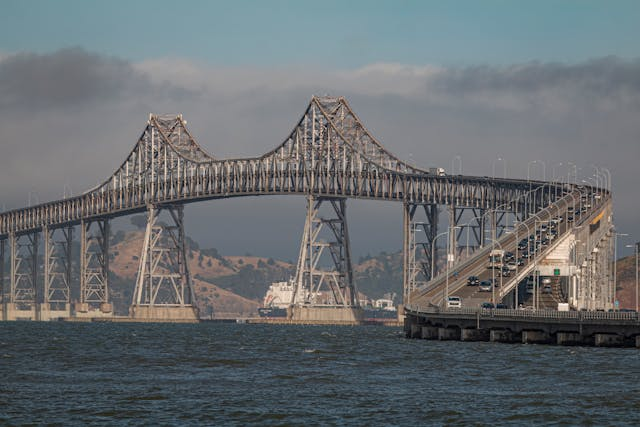
#> input picture data/pexels-bridge.jpg, 640 x 427 px
$ jupyter execute '4 image segmentation with Watershed Algorithm.ipynb'
#> lines starting #> are read from the running program, lines starting #| are printed output that depends on the picture; after the words box and inside, x2 and y2 are one past the last pixel; in counts of white or black regions, pixels touching at a corner belong together
<p style="font-family:Roboto; font-size: 28px; color: magenta"> Python for OpenCV: Image Segmentation with Watershed Algorithm</p>

[cell 1]
'''Image segmentation is a fundamental computer vision task that involves partitioning an image
into meaningful and semantically homogeneous regions'''
'''The Watershed Algorithm is a classical image segmentation technique that is based on the concept of watershed transformation.'''

<p style="font-family:consolas; font-size: 24px; color: orange"> Key Concepts of the Watershed algorithm:</p>

<p style="font-family:consolas; font-size: 24px; color: orange"> 1. Marker placement: The first step is to place markers on the local minima</p>

<p style="font-family:consolas; font-size: 24px; color: orange"> 2. Flooding: The algorithm then floods the image with different colors, starting from the markers</p>

<p style="font-family:consolas; font-size: 24px; color: orange"> 3. Catchment basin formation: As the color spreads, the catchment basins are gradually filled, creating a segmentation of the image</p>

<p style="font-family:consolas; font-size: 24px; color: orange"> 4. Boundary identification: The watershed algorithm uses the boundaries between the different colored regions to identify the objects or regions in the image</p>

<p style="font-family:Roboto; font-size: 22px; color: orange; text-decoration-line: overline; "> Part: _Important types of blurring:</p>

[cell 2]
import cv2
import numpy as np
from matplotlib import pyplot as plt

<p style="font-family:Roboto; font-size: 22px; color: orange; text-decoration-line: overline; "> Part: _Loading the image</p>

[cell 3]
img = cv2.imread('./data/pexels-bridge.jpg')
#> img is the input picture: shape (427, 640, 3); mean B, G, R 111.5, 108.4, 103.3

img  = cv2.cvtColor(img, cv2.COLOR_BGR2RGB)
# Display the image
plt.imshow(img)
plt.axis('off')  # Optional: Turn off axes for a cleaner look
plt.title("Displayed Image")  # Optional: Add a title
plt.show()

[cell 4]
gray = cv2.cvtColor(img,cv2.COLOR_BGR2GRAY)
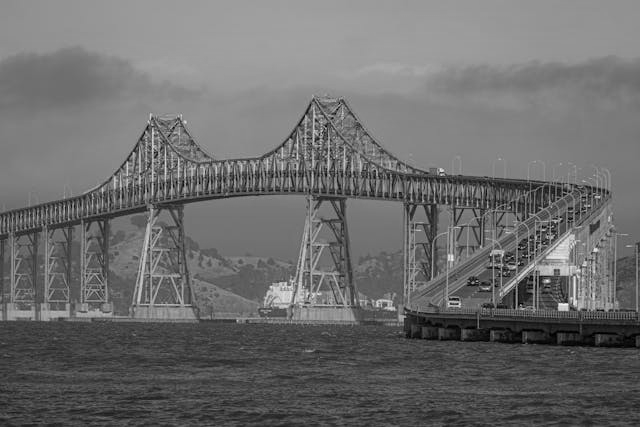
#> gray: shape (427, 640); min 0, max 248, mean 108.7
#threshold using otsu
ret,thresh = cv2.threshold(gray,0,255,cv2.THRESH_BINARY_INV + cv2.THRESH_OTSU)
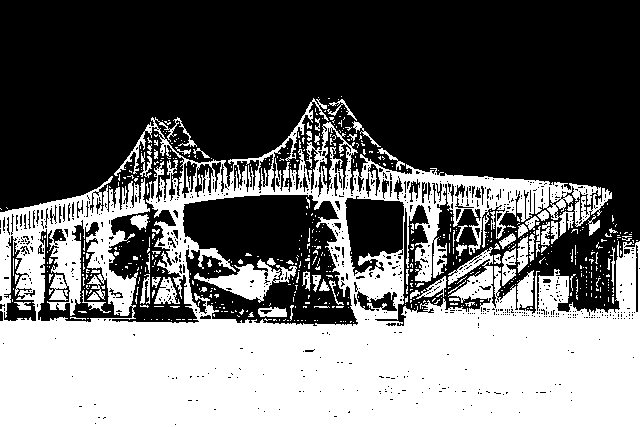
#> thresh: shape (427, 640); 41.9% white; 609 white regions (537 under 20 px), largest, box (x1, y1, x2, y2) and area: (0, 98, 640, 427) 104771, (194, 259, 297, 303) 1657, (574, 188, 612, 227) 482
#> ret = 103
#noise kernel
kernel = np.ones((3,3),np.uint8)
opening=cv2.morphologyEx(thresh,cv2.MORPH_OPEN,kernel,iterations=2)
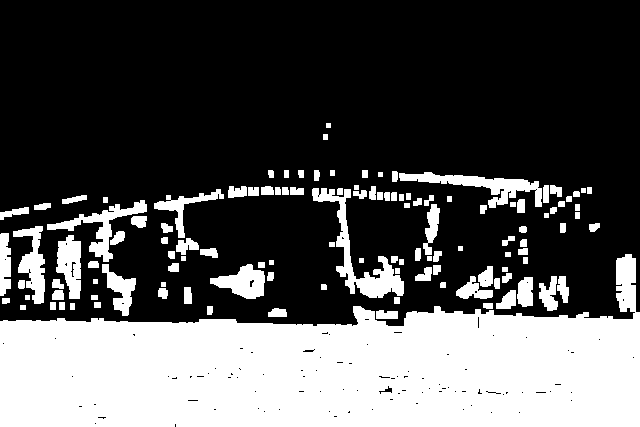
#> opening: shape (427, 640); 32.9% white; 121 white regions, largest, box (x1, y1, x2, y2) and area: (0, 254, 640, 427) 70002, (312, 188, 404, 298) 2290, (399, 172, 542, 208) 1742
#sure background area
sure_bg = cv2.dilate(opening,kernel,iterations=3)
#> sure_bg: shape (427, 640); 41.5% white; 25 white regions, largest, box (x1, y1, x2, y2) and area: (0, 194, 640, 427) 88914, (309, 182, 445, 307) 7817, (389, 168, 595, 222) 5001
#finding sure foreground area
dist_transform = cv2.distanceTransform(opening,cv2.DIST_L2,5)
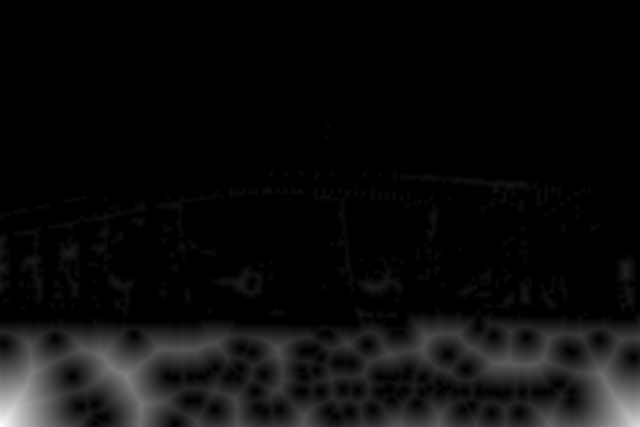
#> dist_transform: shape (427, 640) float32; min 0, max 82.94, mean 4; drawn with min black and max white
ret,sure_fg = cv2.threshold(dist_transform,0.7*dist_transform.max(),255,0)
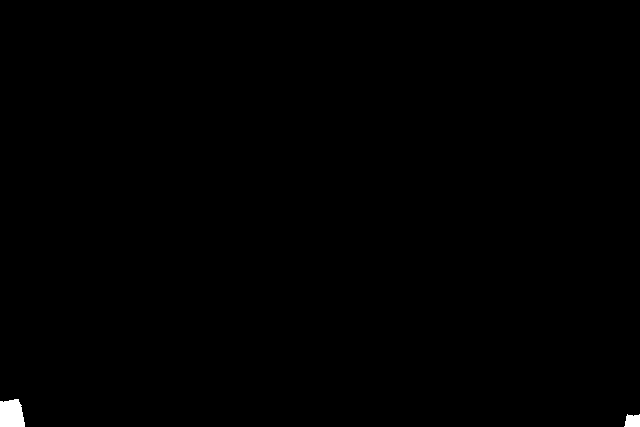
#> sure_fg: shape (427, 640) float32; 0.29% white; 2 white regions, box (x1, y1, x2, y2) and area: (0, 399, 25, 427) 607, (624, 414, 640, 427) 175
#> ret = 58.06
#finding unknown region
sure_fg = np.uint8(sure_fg)
unknown = cv2.subtract(sure_bg,sure_fg)
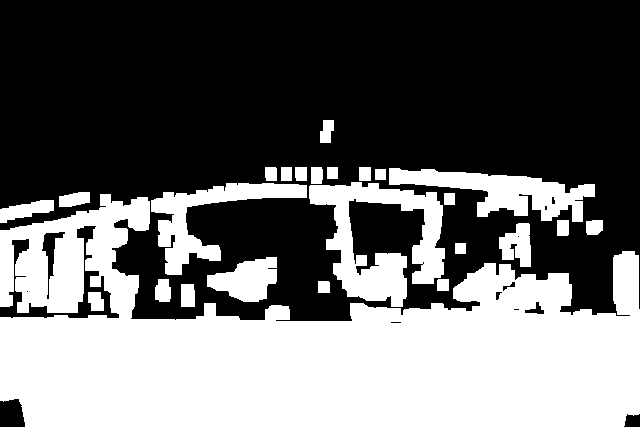
#> unknown: shape (427, 640); 41.2% white; 25 white regions, largest, box (x1, y1, x2, y2) and area: (0, 194, 640, 427) 88132, (309, 182, 445, 307) 7817, (389, 168, 595, 222) 5001
#marker labeling
#connected components determines the connectivity of block-like regions in a binary image.
ret,markers = cv2.connectedComponents(sure_fg)
#> markers: shape (427, 640) int32; 3 distinct labels, from 0 to 2
#> ret = 3
#add one to all labels so that sure background is not 0, but 1
markers = markers+1
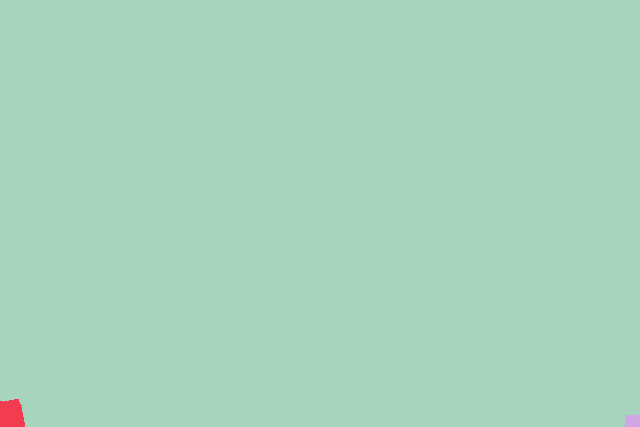
#> markers: shape (427, 640) int32; 3 distinct labels, from 1 to 3; one colour per label, 0 black
#now, mark the region of unknown with zero
markers[unknown==255] = 0
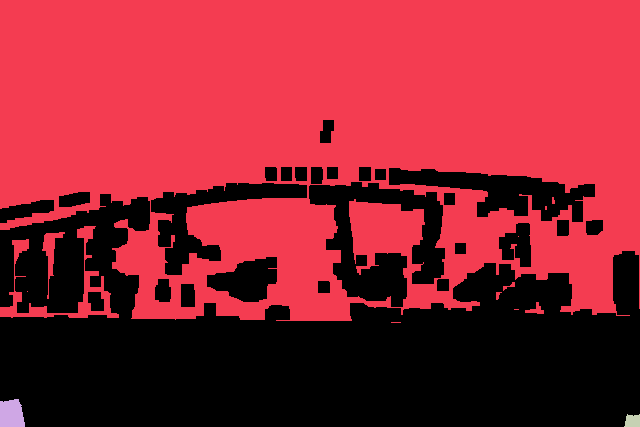
#> markers: shape (427, 640) int32; 4 distinct labels, from 0 to 3; one colour per label, 0 black
markers= cv2.watershed(img,markers)
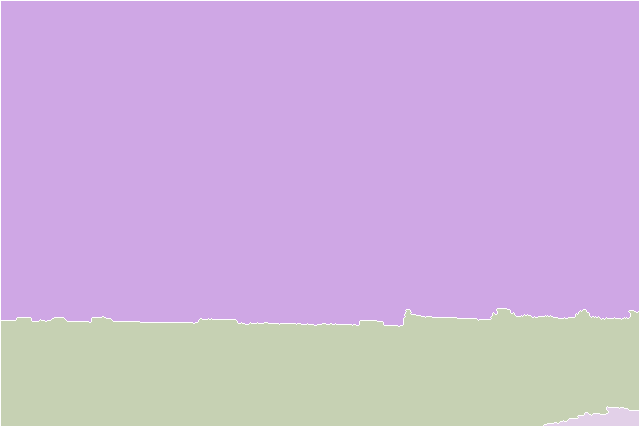
#> markers: shape (427, 640) int32; 4 distinct labels, from -1 to 3; one colour per label, 0 black, -1 white
img[markers == -1] = [255,0,0]
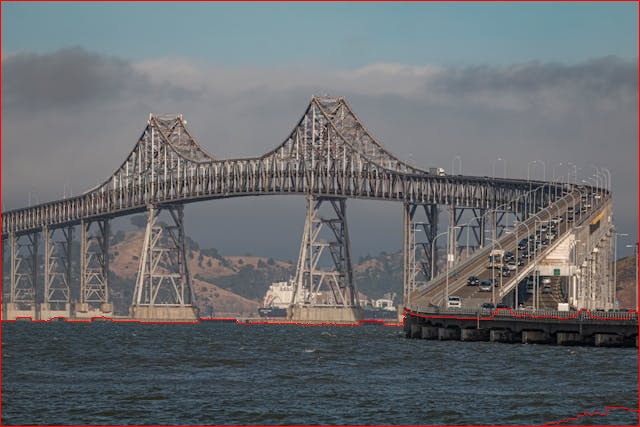
#> img: shape (427, 640, 3); mean R, G, B 105.1, 107.3, 110.4

# Display the image
plt.imshow(img)
plt.axis('off')  # Optional: Turn off axes for a cleaner look
plt.title("mark the region of unknown with zero")  # Optional: Add a title
plt.show()

$ run again, with data/pexels-saab-39.jpg copied over data/pexels-bridge.jpg
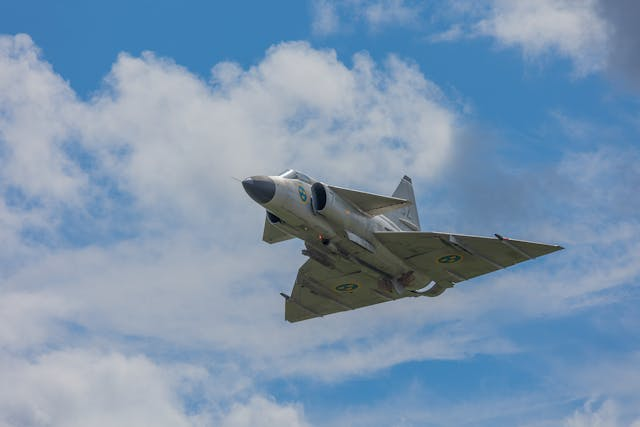
#> input picture data/pexels-saab-39.jpg, 640 x 427 px
#> img is the input picture: shape (427, 640, 3); mean B, G, R 175.5, 149.3, 123.8
#> thresh: shape (427, 640); 7.5% white; 20 white regions (16 under 20 px), largest, box (x1, y1, x2, y2) and area: (242, 176, 565, 323) 20206, (397, 219, 420, 231) 115, (292, 172, 299, 179) 23, (300, 179, 312, 184) 22
#> `ret,thresh = cv2.threshold(gray,0,255,cv2.THRESH_BINARY_INV + cv2.THRE..`: ret = 114
#> opening: shape (427, 640); 7.2% white; 3 white regions, box (x1, y1, x2, y2) and area: (243, 180, 559, 322) 19382, (397, 183, 417, 214) 312, (403, 222, 414, 231) 62
#> sure_bg: shape (427, 640); 8.8% white; 1 white region, box (x1, y1, x2, y2) and area: (240, 177, 562, 325) 23978
#> `ret,sure_fg = cv2.threshold(dist_transform,0.7*dist_transform.max(),25..`: ret = 25.03
#> unknown: shape (427, 640); 8.2% white; 1 white region, box (x1, y1, x2, y2) and area: (240, 177, 562, 325) 22467
#> `ret,markers = cv2.connectedComponents(sure_fg)`: ret = 2
#> `img[markers == -1] = [255,0,0]`:
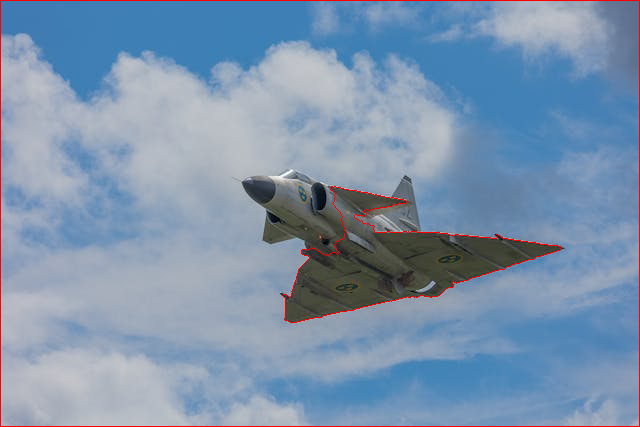
#> img: shape (427, 640, 3); mean R, G, B 125.2, 147.8, 173.7
